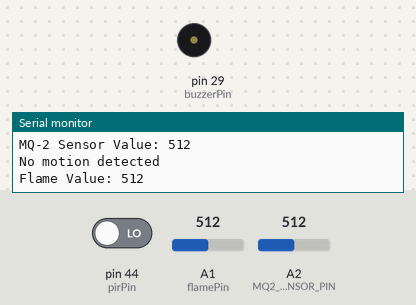
Bench run of a sketch on a simulated Arduino Mega 2560, built with avr-gcc and run on an emulated ATmega2560. On the bench: buzzer (waves = sounding), the last lines printed to the serial monitor. The inputs (shaded band) are chosen by the test bench; at power-on: A2 (MQ2_SENSOR_PIN) = 512, pin 44 (pirPin) LOW, A1 (flamePin) = 512.

Above: at 1.4 s.
1.5 s: A2 (MQ2_SENSOR_PIN) set to 110
4.8 s: A2 (MQ2_SENSOR_PIN) set to 94
At 6.5 s:
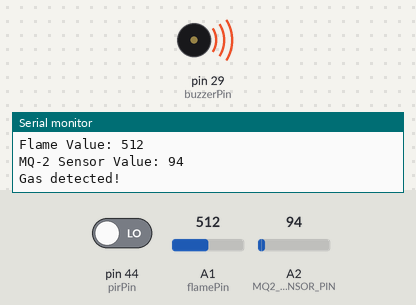
6.8 s: pin 44 (pirPin) driven HIGH
At 7.7 s:
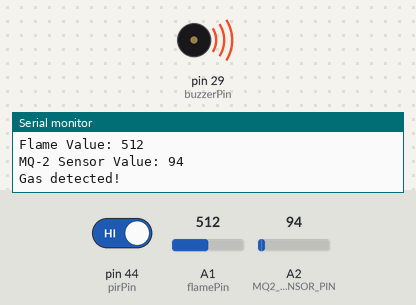
9.6 s: A2 (MQ2_SENSOR_PIN) set to 122
Timing chart, 0 to 12.6 s (numbered marks = the images above; inputs shaded):
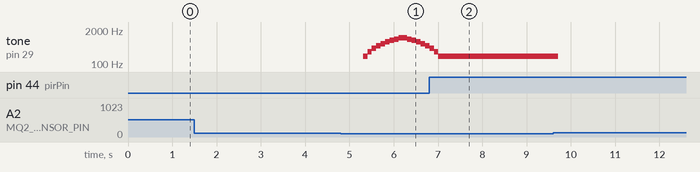

Measured:
- the behaviour switches between 101 and 100 on A2 (MQ2_SENSOR_PIN) (found by bisection; images 0 and 1)
- after the input at 4.8 s, tone on pin 29 (buzzerPin): plays 200 Hz for 0.10 s, 300 Hz for 0.10 s, 400 Hz for 0.10 s, 500 Hz for 0.10 s, 600 Hz for 0.10 s, 700 Hz for 0.10 s … (14 notes in this stretch), starting after 0.51 s
- after the input at 6.8 s, tone on pin 29 (buzzerPin): goes on until 7.0 s, then stays 200 Hz

The sketch:

Main.ino
```cpp
#include"Kitchen.h"

Kitchen myKitchen;

void setup() {
  // put your setup code here, to run once:
  myKitchen.setup();
}

void loop() {
  // put your main code here, to run repeatedly:
  myKitchen.loop();
}
```

Kitchen.cpp
```cpp
#include "Kitchen.h"
#include<Arduino.h>
#include<stdint.h>
Kitchen::Kitchen()
{
  Serial.println("Kitchen is inited");
}
void Kitchen::setup()
{
///////////////////////////////SERIAL MONITOR //////////////////////
  Serial.begin(9600); // Initialize serial communication
////////////////////////// FLAME SENSOR HERE /////////////////////////////
  pinMode(flamePin, INPUT);  // Set flame sensor pin as input
////////////////////////// BUZZER  ///////////////////////////////////
  pinMode(buzzerPin, OUTPUT);  // Set buzzer pin as output
////////////////// SMOKE SENSOR ///////////////////////
   pinMode(MQ2_SENSOR_PIN, INPUT);
///////////////////////////PIR MOTION SENSOR //////////////////////
  pinMode(pirPin, INPUT); // Set the PIR pin as input

}

void Kitchen::loop()
{
  activate_buzzer();
  if(isMotionDetected())
  {
    control_led(ON);
  }
}

/////////////////////////////////////// FUNCTION DEFINTION HERE ///////////////////////////////////////
////////////////////////////////////////////FLAME HERE///////////////////////////////////////////////
int Kitchen::read_flameSensor()
{
  int flameValue = analogRead(flamePin);  // Read the analog value from flame sensor
  Serial.print("Flame Value: ");
  Serial.println(flameValue);  // Print the flame sensor value to serial monitor
  delay(500);  // Delay for 0.5 seconds before next reading
  return flameValue;
}

bool Kitchen::isFlameActivated()
{
  if(read_flameSensor() <= flameThreshold)
  {
    return true;
  }
  else
  {
    return false;
  }
}
/////////////////////////////////////BUZZER CODE ///////////////////////////////////////
void Kitchen::activate_buzzer()
{
  if(isFlameActivated() || read_smokeValue())
  {
    buzzer_sirenSound(1);
    delay(1000);//time to wait until another reading
  }
  else
  {
    buzzer_sirenSound(0);
  }
}
void Kitchen::buzzer_sirenSound(uint8_t switchControl)
{
  if(switchControl == 1)
  {
      // Generate the siren sound
      for (int i = 200; i <= 1000; i += 100)
      {
        tone(buzzerPin, i); // Generate tone at frequency i Hz
        delay(100); // Wait for a short duration
      }

      // Reverse the siren sound
      for (int i = 1000; i >= 200; i -= 100)
      {
        tone(buzzerPin, i); // Generate tone at frequency i Hz
        delay(100); // Wait for a short duration
      }
  }
    else
    noTone(buzzerPin);
}

///////////////////////////////////////// LED HERE /////////////////////////
void Kitchen::control_led(uint8_t switchControl)
{
  if(switchControl == 1)
  {
    digitalWrite(pinLed,HIGH);
    delay(1000);//time to wait until turn off
  }

  else
   digitalWrite(pinLed,LOW);
}
bool Kitchen::read_smokeValue()
{
  int sensorValue = analogRead(MQ2_SENSOR_PIN);

  // Print the sensor value to serial monitor
  Serial.print("MQ-2 Sensor Value: ");
  Serial.println(sensorValue);

  // If the sensor value exceeds a certain threshold, indicate gas detection
  if (sensorValue <= 100)
  {
    Serial.println("Gas detected!");
    return true;
  }
  else
  {
    return false;
  }

  delay(100); // Delay for stability
}
//////////////////////////////////////PIR MOTION HERE //////////////////////
bool Kitchen:: isMotionDetected()
{
    uint8_t pirState = digitalRead(pirPin); // Read the PIR sensor state

  if (pirState == HIGH)
  {
    Serial.println("Motion detected!"); // Print a message if motion is detected
  }
  else
  {
    Serial.println("No motion detected"); // Print a message if no motion is detected
  }

  delay(100); // Delay for stability
  return pirState;
}
```

Kitchen.h
```cpp
#ifndef KITCHEN_H
#define KITCHEN_H

//////////////////////////////////////NOTES//////////////////////////////////////////////////////////////
// WE ONLY USE THIS TYPE OF WRITING IN VARAIBLES ===> flameThreshold
// AND THIS TYPE IN FUNCTION NAMES FOR EASY USE LASTER ===> read_flameSensor();
// EXCEPTION FOR THIS BOOL RETURN FUNCTION NAMES  ===> isFlameActivated();
/////////////////////////////////////// PIN DIAGRAM FOR ARDUINO /////////////////////////
#include<Arduino.h>
#include<stdint.h>

/////////////////////////////////// GLOBAL VARIABLES HERE //////////////////////////////////////////////////////
// Define the pins for the FLAME sensor
#define flamePin A1  // Define the analog pin for flame sensor
#define buzzerPin 29  // Define the digital pin for the buzzer
#define pinLed 9
#define ON 1
#define OFF 0
#define MQ2_SENSOR_PIN A2
#define pirPin 44 // Define the digital pin connected to the PIR sensor
class Kitchen
{
  private:
  uint16_t flameThreshold = 90;
    int read_flameSensor();//read flame value
    bool isFlameActivated();//if there is fire return true
    void activate_buzzer();// turn on if there is fire
    void buzzer_sirenSound(uint8_t switchControl);//sound siren
    void control_led(uint8_t switchControl);
    bool read_smokeValue();//return is smoke detected ?
    bool isMotionDetected();
  public:
  Kitchen();
  void setup();
  void loop();
};


#endif
```
